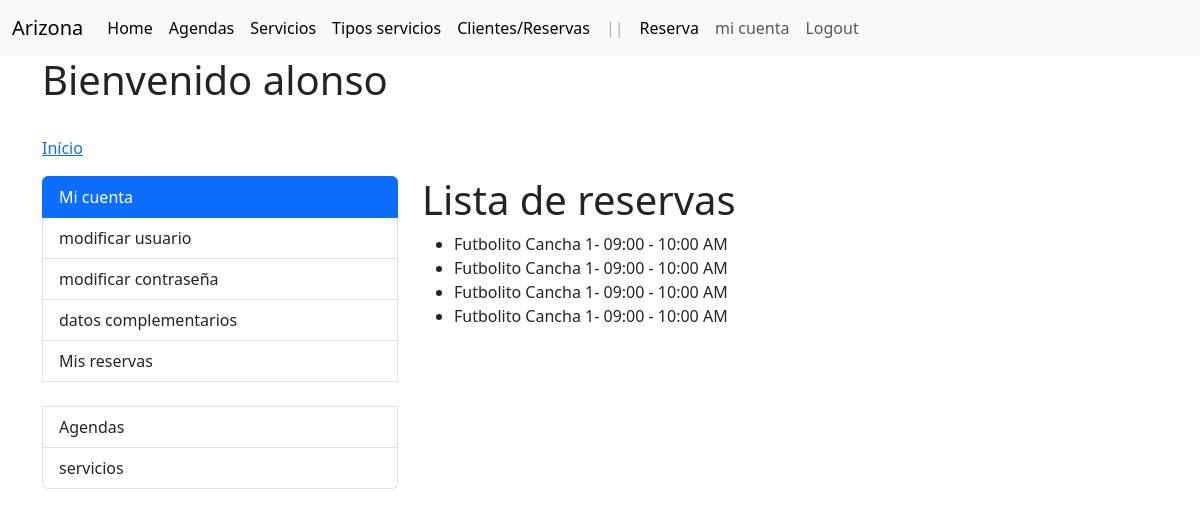
Screenshot of /clientes/reservas/ (signed in) with the database file from the repository.
### accounts/models.py (models this page shows, shortened)
class User(AbstractBaseUser, PermissionsMixin):
    username = models.CharField(
        'Usuario', max_length=30, unique=True, validators=[
            validators.RegexValidator(
                re.compile('^[\w.@+-]+$'),
                'ingrese un nombre de usuario valido '
                'Este valor debe contener solo letras, números '
                'excepto: @/./+/-/_.'
                ,  'invalid'
            )
        ], help_text='Un nombre corto que sera usado'+
                    ' para identificarlo de forma unica en la plataforma.'
    )
    name = models.CharField('Name', max_length=100)
    email = models.EmailField('Email', unique=True)
    is_staff = models.BooleanField('Admin', default=False)
    is_active = models.BooleanField('Ativo', default=True)
    date_joined = models.DateTimeField('Data de Entrada', auto_now_add=True)
    USERNAME_FIELD = 'username'
    REQUIRED_FIELDS = ['email']
    objects = UserManager()
    class Meta:
        verbose_name = 'Usuario'
        verbose_name_plural = 'Usuarios'

### client/models.py (models this page shows, shortened)
class Reserva(models.Model):
    cliente = models.ForeignKey(Cliente, on_delete=models.CASCADE)
    agenda = models.ForeignKey(Agenda, on_delete=models.CASCADE)
    dia = models.DateField()
    confirmada = models.BooleanField(default=False)
    class Meta:
        unique_together = ('agenda', 'cliente', 'dia')

### services/models.py (models this page shows)
class Agenda(models.Model):
    cancha = models.ForeignKey(Cancha, on_delete=models.CASCADE)
    horario = models.ForeignKey(Horario, on_delete=models.CASCADE)
    disponible = models.BooleanField(default=True)
    def __str__(self):
        return f'{self.cancha.tipo} {self.cancha }- {self.horario}'
    class Meta:
        verbose_name = _('Agenda')
        verbose_name_plural = _('Agendas')
        unique_together = ('cancha', 'horario')

class Cancha(models.Model):
    NUMERACION_CHOICES = [
        ('1', 'Cancha 1'),
        ('2', 'Cancha 2'),
        ('3', 'Cancha 3'),
        ('4', 'Cancha 4'),
        ('5', 'Cancha 5'),
        ('6', 'Cancha 6'),
        ('7', 'Cancha 7'),
        ('8', 'Cancha 8'),
    ]
    numeracion = models.CharField(max_length=10, choices=NUMERACION_CHOICES)
    tipo = models.ForeignKey(TipoCancha, on_delete=models.CASCADE, related_name='canchas')
    def __str__(self):
        return f'Cancha {self.numeracion}'
    class Meta:
        verbose_name = _('Cancha')
        verbose_name_plural = _('Canchas')

class TipoCancha(models.Model):
    nombre = models.CharField(max_length=50)
    precio = models.DecimalField(max_digits=8, decimal_places=0)
    descripcion = models.TextField()
    def __str__(self):
        return self.nombre
    class Meta:
        verbose_name = _('Tipo de Cancha')
        verbose_name_plural = _('Tipos de Canchas')

class Horario(models.Model):
    AM = 'AM'
    PM = 'PM'
    HORAS_CHOICES = [
        ('09', '09:00 - 10:00'),
        ('10', '10:00 - 11:00'),
        ('11', '11:00 - 12:00'),
        ('12', '12:00 - 01:00'),
        ('16', '04:00 - 05:00'),
        ('17', '05:00 - 06:00'),
        ('18', '06:00 - 07:00'),
        ('19', '07:00 - 08:00'),
        ('20', '08:00 - 09:00'),
        ('21', '09:00 - 10:00'),
    ]
    MERIDIEM_CHOICES = [
        (AM, 'AM'),
        (PM, 'PM'),
    ]
    horario = models.CharField(max_length=10, choices=HORAS_CHOICES, unique=True)
    meridiem = models.CharField(max_length=2, choices=MERIDIEM_CHOICES, default=PM)
    def __str__(self):
        return f'{self.get_horario_display()} {self.get_meridiem_display()}'
    class Meta:
        verbose_name = _('Horario')
        verbose_name_plural = _('Horarios')

### client/views.py (the view)
# urls.py: path('reservas/', views.reserva_list, name='reserva_list'),
def reserva_list(request):
    reservas = Reserva.objects.all()
    return render(request, 'reserva/listar.html', {'reservas': reservas})

### client/templates/reserva/listar.html
{% extends "accounts/index.html" %}
{% block accounts_container %}
<h1>Lista de reservas</h1>
<ul>
  {% for reserva in reservas %}
    <li>{{reserva.agenda}}</li>
  {% empty %}
    <li>No hay servicios disponibles.</li>
  {% endfor %}
</ul>
{% endblock %}

### accounts/templates/accounts/index.html (shortened to what this page needs)
{% extends "layout.html" %}
{% block container %}
<body class="body">
    <div class="container">
        <h1>Bienvenido {{user.username}}</h1>
        <br>
        <ol class="breadcrumb">
            <li><a href="#">Início</a></li>
        </ol>
        <div class="row">
            <div class="col-md-4">
                <div class="list-group">
                    <a  class="list-group-item active">Mi cuenta</a>
                    <a href="{% url 'accounts:update_user'%}" class="list-group-item">modificar usuario</a>
                    <a href="{% url 'accounts:update_password'%}" class="list-group-item">modificar contraseña</a>
                    <a href="{% url 'client:cliente_create' %}" class="list-group-item"> datos complementarios </a>
                    <a href="{% url 'client:listar_reservas_usuario' %}" class="list-group-item">Mis reservas</a>
                    <br>
                    {% if request.user.is_staff or request.user.is_superuser %}
                    <a href="#" class="list-group-item">Agendas</a>
                    <a href="#" class="list-group-item">servicios</a>
                    {% endif %}
                </div>
            </div>
            <div class="col-md-8">
                {% block accounts_container %}<h2>Bienvenido {{ user.name }} </h2>{% endblock %}
            </div>
        </div>
</body>
{% endblock %}

### rows the page displays
User: username "alonso"
Reserva: agenda "Futbolito Cancha 1- 09:00 - 10:00 AM"
Reserva: agenda "Futbolito Cancha 1- 09:00 - 10:00 AM"
Reserva: agenda "Futbolito Cancha 1- 09:00 - 10:00 AM"
Reserva: agenda "Futbolito Cancha 1- 09:00 - 10:00 AM"
